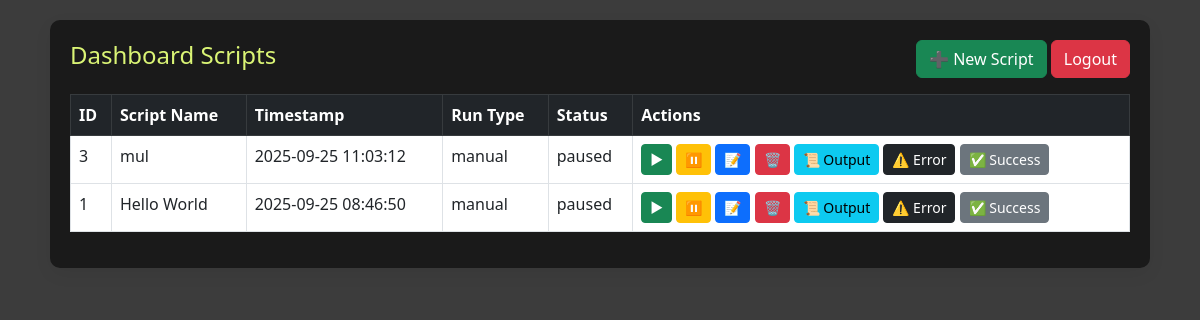
Page /history (signed in) on the earlier database version.
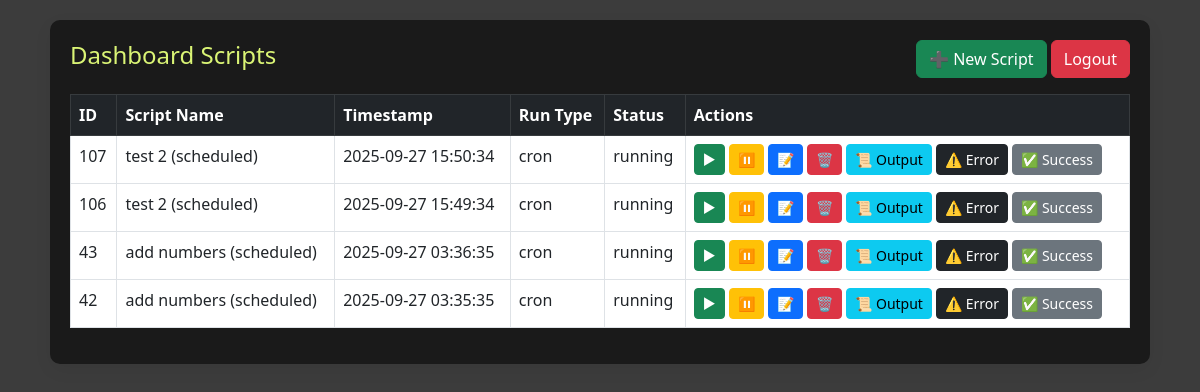
Same page on the later database version.
### tables this page shows
CREATE TABLE scripts (
        id INTEGER PRIMARY KEY AUTOINCREMENT,
        name TEXT,
        code TEXT,
        output TEXT,
        error TEXT,
        success_log TEXT,
        success_code TEXT,
        timestamp DATETIME DEFAULT CURRENT_TIMESTAMP,
        run_type TEXT,
        user TEXT,
        status TEXT DEFAULT "paused"
    );

### app.py (the view)
@app.route("/history")
def history():
    if "user" not in session:
        return redirect(url_for("login"))
    scripts = query_db("SELECT id,name,timestamp,run_type,status FROM scripts WHERE user=? ORDER BY id DESC", (session["user"],))
    return render_template("history.html", scripts=scripts)

### app.py (called while the page is built)
def query_db(query, args=(), one=False):
    conn = sqlite3.connect(DB_FILE)
    c = conn.cursor()
    c.execute(query, args)
    rv = c.fetchall()
    conn.commit()
    conn.close()
    return (rv[0] if rv else None) if one else rv

### templates/history.html (shortened to what this page needs)
<!DOCTYPE html>
<html>
<head>
    <link href="https://cdn.jsdelivr.net/npm/bootstrap@5.3.0/dist/css/bootstrap.min.css" rel="stylesheet">
</head>
<body>
<div class="container container-card">
    <div class="d-flex justify-content-between align-items-center mb-3">
        <h4 style="color:rgba(228, 255, 122, 0.952);">Dashboard Scripts</h4>
        <div>
            <a href="{{ url_for('run_script') }}" class="btn btn-success">➕ New Script</a>
            <a href="{{ url_for('logout') }}" class="btn btn-danger">Logout</a>
        </div>
    </div>
    <table class="table table-bordered">
        <thead class="table-dark">
            <tr>
                <th>ID</th>
                <th>Script Name</th>
                <th>Timestamp</th>
                <th>Run Type</th>
                <th>Status</th>
                <th>Actions</th>
            </tr>
        </thead>
        <tbody>
        {% for script in scripts %}
            <tr>
                <td>{{ script[0] }}</td>
                <td>{{ script[1] }}</td>
                <td>{{ script[2] }}</td>
                <td>{{ script[3] }}</td>
                <td>{{ script[4] }}</td>
                <td>
                    <a href="{{ url_for('start_script', script_id=script[0]) }}" class="btn btn-success btn-sm">▶</a>
                    <a href="{{ url_for('pause_script', script_id=script[0]) }}" class="btn btn-warning btn-sm">⏸</a>
                    <a href="{{ url_for('edit_script', script_id=script[0]) }}" class="btn btn-primary btn-sm">📝</a>
                    <a href="{{ url_for('delete_script', script_id=script[0]) }}" class="btn btn-danger btn-sm">🗑</a>
                    <button class="btn btn-info btn-sm" onclick="loadLogs({{ script[0] }}, 'output')" data-bs-toggle="modal" data-bs-target="#logModal">📜 Output</button>
                    <button class="btn btn-dark btn-sm" onclick="loadLogs({{ script[0] }}, 'error')" data-bs-toggle="modal" data-bs-target="#logModal">⚠️ Error</button>
                    <button class="btn btn-secondary btn-sm" onclick="loadLogs({{ script[0] }}, 'success_log')" data-bs-toggle="modal" data-bs-target="#logModal">✅ Success</button>
                </td>
            </tr>
        {% endfor %}
        </tbody>
    </table>
</div>
</body>
</html>

### templates/history.html (style rules this page uses)
body { background:#3c3c3c }
.container-card { max-width:1100px;margin:20px auto;padding:20px;background:#02020295;border-radius:10px;box-shadow:0 6px 18px rgba(0,0,0,0.06) }

Differences in the rows shown:
removed scripts: id "3", name "mul", timestamp "2025-09-25 11:03:12", run_type "manual", status "paused"
removed scripts: id "1", name "Hello World", timestamp "2025-09-25 08:46:50", run_type "manual", status "paused"
added scripts: id "107", name "test 2 (scheduled)", timestamp "2025-09-27 15:50:34", run_type "cron", status "running"
added scripts: id "106", name "test 2 (scheduled)", timestamp "2025-09-27 15:49:34", run_type "cron", status "running"
added scripts: id "43", name "add numbers (scheduled)", timestamp "2025-09-27 03:36:35", run_type "cron", status "running"
added scripts: id "42", name "add numbers (scheduled)", timestamp "2025-09-27 03:35:35", run_type "cron", status "running"
